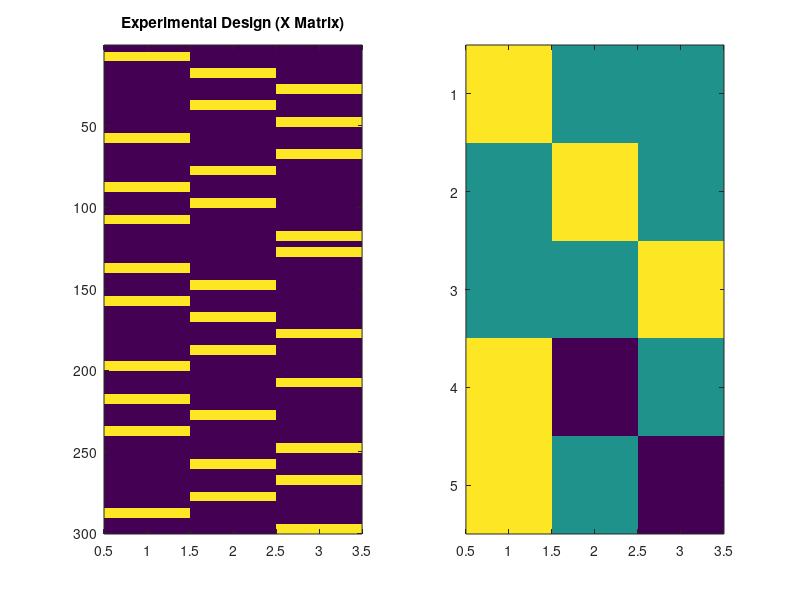

Source code (MATLAB): (Note: this script raises an error after producing the figure.)
%% Run the Demo for Design diagnostics
% It assumes that DesignDiagnostics.m as well as the named contrast/design
% files are also in this same folder
% To run just type 'demo' in the terminal
%
% If you want more info on what comes out of this type 'help DesignDiagnostics'
%
% Script by Martin M Monti ( monti@psych.ucl.edu http://montilab.psych.ucla.edu )
% Version 07/22/2014


% 1. Set X and C matrices and variables
X=dlmread('X01.txt');   % Load in an X matrix (observations x regressors)
C=dlmread('C01.txt'); % Load in contrast matrix C (contrasts x regressors)
TR=2;                        % Let's say it's 2 secs (you can change it if you want)

% 2. Show the Design Matrix (X) and the Contrast Matrix (C)
figure(99);subplot(1,2,1);imagesc(X);title('Experimental Design (X Matrix)')
figure(99);subplot(1,2,2);imagesc(C');colormap(redblue);title('Contrasts (C Matrix)')
for x = 1:size(C',2)
    for y = 1:size(C',1)
        text(x,y,num2str(C(x,y)'))
    end
end
pause(1)

% 3. Run Design Diagnostics
DesignDiagnostics(X,C,2);


